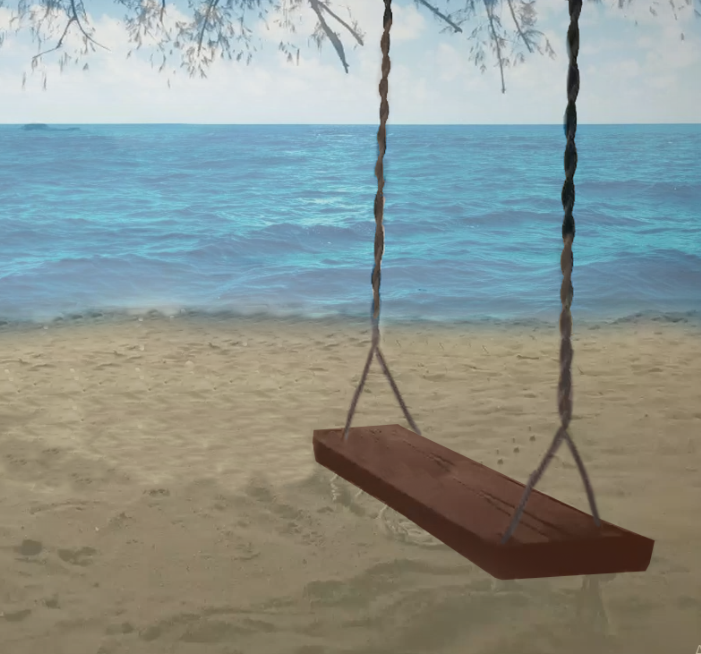
#> input picture Activity/Swing.png, 701 x 654 px
$ python 'อะไรไม่รู้.py'
#> lines starting #> are read from the running program, lines starting #| are printed output that depends on the picture
#> further down, img_swing is the input picture: shape (654, 701, 3); mean B, G, R 144.3, 149.2, 140.1
import cv2 as cv
import numpy as np
from matplotlib import image, pyplot as plt

def crop(image_src: np.ndarray, size: set, origin = (0, 0)) :
    result_h = size[0]
    result_w = size[1]
    img_result = np.asarray(result_h * [result_w * [[0, 0, 0]]], np.uint8)
    for h in range(0, result_h) :
        for w in range(0, result_w) :
            img_result[h][w] = image_src[origin[0] + h][origin[1] + w]
    return img_result

def zoom(image_src, multiplier: float) :
#> called with multiplier = 0.5
    width = int(image_src.shape[1] * multiplier)
#> width = 350
    height = int(image_src.shape[0] * multiplier)
#> height = 327
    dim = (width, height)
#> dim = (350, 327)
    image_result = cv.resize(image_src, dim)
    return image_result

if __name__ == "__main__" :

    img_swing = cv.imread('Swing.png')
    img_swing = zoom(img_swing, 0.5)
    img_swing = crop(img_swing, (300, 300), (0, 50))
#> after the loop in crop, `for h in range(0, result_h) :`:
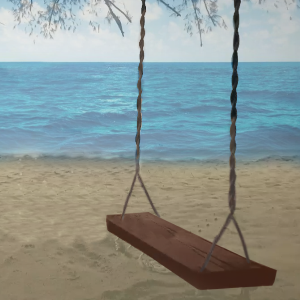
#> img_result: shape (300, 300, 3); mean B, G, R 147.4, 150.5, 139.8

    img_nature = cv.imread('Nature.jpg')
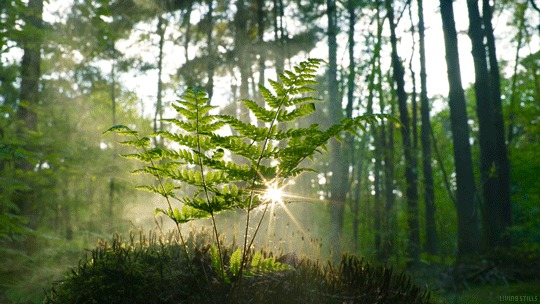
#> input picture Activity/Nature.jpg, 540 x 304 px
#> img_nature is the input picture: shape (304, 540, 3); mean B, G, R 81.7, 117.5, 103.5
    img_nature = crop(img_nature, (300, 300), (0, 100))
#> call 2 of crop, with size = (300, 300), origin = (0, 100)
#> after the loop in crop (call 2), `for h in range(0, result_h) :`:
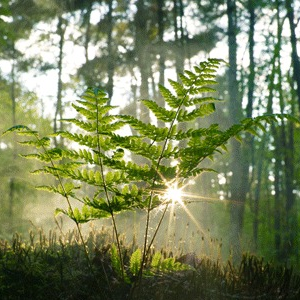
#> img_result: shape (300, 300, 3); mean B, G, R 92.4, 132.8, 122.8

    weight_array = [(1 - float(i)/29, float(i)/29) for i in range(30)]

    vdโอ_fourcc = cv.VideoWriter_fourcc(*'MP4V')
    vdโอ = cv.VideoWriter("Swing_Nature.mp4", vdโอ_fourcc, 10.0, (300,300))

    for i in range(20) :
        vdโอ.write(img_swing)

    for i in range(len(weight_array)) :
        frame = img_swing * weight_array[i][0] + img_nature * weight_array[i][1]
        vdโอ.write(frame)

    for i in range(20) :
        vdโอ.write(img_nature)

    for i in range(len(weight_array)) :
        frame = img_nature * weight_array[i][0] + img_swing * weight_array[i][1]
        vdโอ.write(frame)

    for i in range(20) :
        vdโอ.write(img_swing)

    vdโอ.release()
